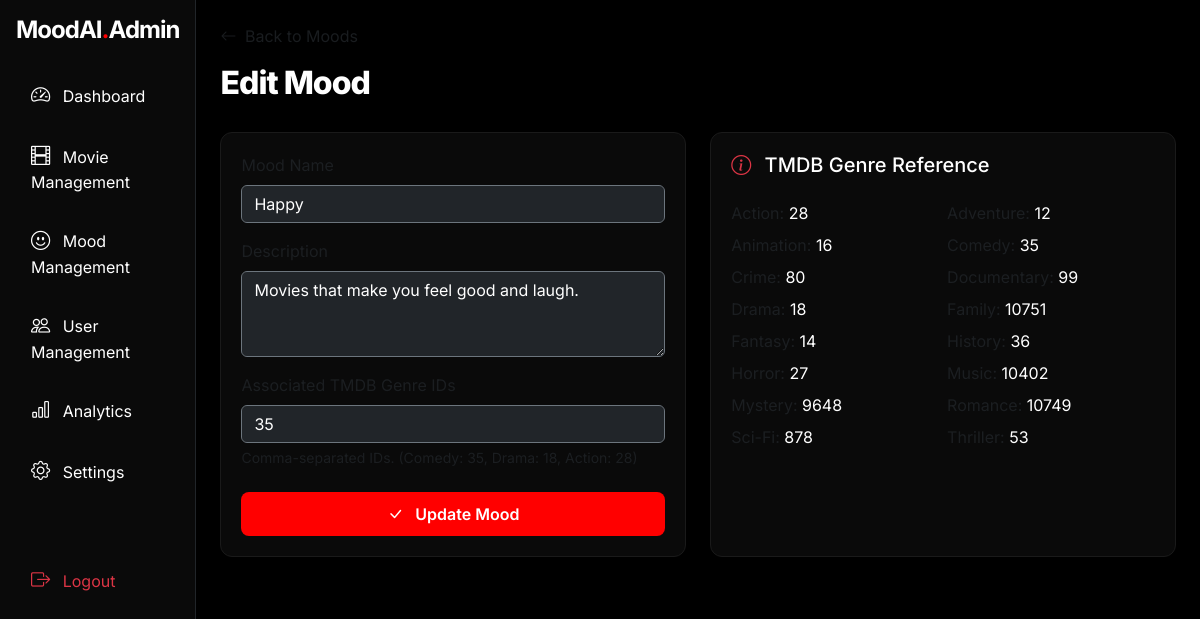
/admin/moods/add_edit.php?id=1 (signed in), run on the app's committed database.
### tables this page shows
CREATE TABLE IF NOT EXISTS `moods` (
  `id` int(11) NOT NULL AUTO_INCREMENT,
  `name` varchar(50) NOT NULL UNIQUE,
  `description` text DEFAULT NULL,
  `associated_genres` varchar(100) DEFAULT NULL,  
  `created_at` datetime DEFAULT CURRENT_TIMESTAMP,
  PRIMARY KEY (`id`)
);

### admin/moods/add_edit.php (the view, shortened to what this page needs)
<?php
require_once '../includes/admin_header.php';
$id = $_GET['id'] ?? null;
$mood = [
    'name' => '',
    'description' => '',
    'associated_genres' => ''
];
if ($id) {
    $stmt = $pdo->prepare("SELECT * FROM moods WHERE id = ?");
    $stmt->execute([$id]);
    $mood = $stmt->fetch();
}
?>
<div class="mb-4">
    <a href="index.php" class="text-muted text-decoration-none"><i class="bi bi-arrow-left me-1"></i> Back to Moods</a>
    <h2 class="section-title mt-3"><?php echo $id ? 'Edit Mood' : 'Add New Mood'; ?></h2>
</div>
<div class="row">
    <div class="col-lg-6">
        <div class="premium-card">
            <form method="POST">
                <div class="mb-3">
                    <label class="form-label text-muted">Mood Name</label>
                    <input type="text" name="name" class="form-control bg-dark text-white border-secondary"
                           value="<?php echo htmlspecialchars($mood['name']); ?>" required placeholder="e.g. Happy">
                </div>
                <div class="mb-3">
                    <label class="form-label text-muted">Description</label>
                    <textarea name="description" class="form-control bg-dark text-white border-secondary"
                              rows="3" placeholder="Describe the mood..."><?php echo htmlspecialchars($mood['description']); ?></textarea>
                </div>
                <div class="mb-3">
                    <label class="form-label text-muted">Associated TMDB Genre IDs</label>
                    <input type="text" name="associated_genres" class="form-control bg-dark text-white border-secondary"
                           value="<?php echo htmlspecialchars($mood['associated_genres']); ?>" placeholder="e.g. 35, 12">
                    <div class="form-text text-muted">Comma-separated IDs. (Comedy: 35, Drama: 18, Action: 28)</div>
                </div>
                <div class="d-grid mt-4">
                    <button type="submit" class="btn btn-premium">
                        <i class="bi bi-check-lg me-2"></i> <?php echo $id ? 'Update Mood' : 'Create Mood'; ?>
                    </button>
                </div>
            </form>
        </div>
    </div>
    <div class="col-lg-6">
        <div class="premium-card h-100">
            <h5 class="mb-4"><i class="bi bi-info-circle me-2 text-danger"></i> TMDB Genre Reference</h5>
            <div class="row g-2">
                <div class="col-6"><span class="text-muted">Action:</span> 28</div>
                <div class="col-6"><span class="text-muted">Adventure:</span> 12</div>
                <div class="col-6"><span class="text-muted">Animation:</span> 16</div>
                <div class="col-6"><span class="text-muted">Comedy:</span> 35</div>
                <div class="col-6"><span class="text-muted">Crime:</span> 80</div>
                <div class="col-6"><span class="text-muted">Documentary:</span> 99</div>
                <div class="col-6"><span class="text-muted">Drama:</span> 18</div>
                <div class="col-6"><span class="text-muted">Family:</span> 10751</div>
                <div class="col-6"><span class="text-muted">Fantasy:</span> 14</div>
                <div class="col-6"><span class="text-muted">History:</span> 36</div>
                <div class="col-6"><span class="text-muted">Horror:</span> 27</div>
                <div class="col-6"><span class="text-muted">Music:</span> 10402</div>
                <div class="col-6"><span class="text-muted">Mystery:</span> 9648</div>
                <div class="col-6"><span class="text-muted">Romance:</span> 10749</div>
                <div class="col-6"><span class="text-muted">Sci-Fi:</span> 878</div>
                <div class="col-6"><span class="text-muted">Thriller:</span> 53</div>
            </div>
        </div>
    </div>
</div>
<?php require_once '../includes/admin_footer.php'; ?>

### admin/assets/css/admin_style.css (style rules this page uses)
:root { --accent-red: #FF0000; --deep-red: #950101; --dark-bg: #000000; --card-bg: #0a0a0a; }
body { font-family: 'Inter', sans-serif; }
.premium-card { background: var(--card-bg); border: 1px solid #1a1a1a; border-radius: 12px; padding: 20px; transition: 0.3s; }
.section-title { font-weight: 800; letter-spacing: -1px; margin-bottom: 30px; }
.btn-premium { background: var(--accent-red); color: white; border: none; padding: 10px 20px; border-radius: 8px; font-weight: 600; transition: 0.3s; }

### data on the page
moods: name "Happy", description "Movies that make you feel good and laugh.", associated_genres "35"
